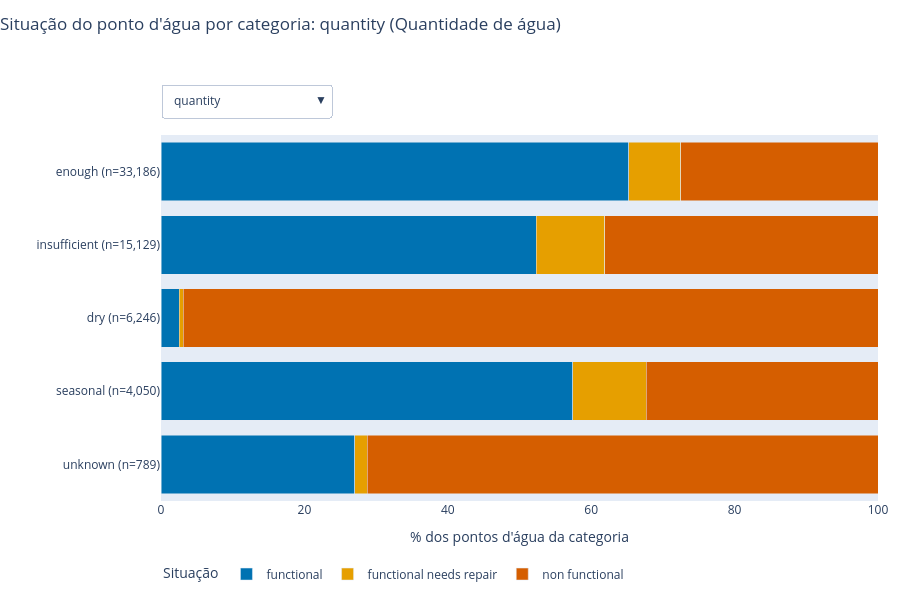

Source (notebook cell):
### Markdown cell above
### 4.5 Versão interativa: situação por categoria (Plotly)

Mesmo gráfico das barras 100% empilhadas, mas com **menu** para escolher a coluna e **dica ao passar o mouse** (mostra o valor exato). Precisa de internet para carregar o Plotly. No GitHub esta célula não aparece (só no Jupyter ou no Colab).

> **Como ler:** escolha a coluna no menu no alto do gráfico. Cada barra é uma categoria, e as cores dividem 100% da barra entre as três situações.

### Code cell
# [IA] Claude Code + Gemini – versão interativa (Plotly): renderizador compatível com VS Code/Jupyter/HTML e layout ajustado
import plotly.graph_objects as go
import plotly.io as pio

if "google.colab" not in sys.modules:   # no Colab o Plotly já escolhe o renderizador certo
    pio.renderers.default = "plotly_mimetype+notebook_connected"   # funciona no VS Code, Jupyter e HTML exportado

fig = go.Figure()
n_status = len(STATUS_ORDEM)
for k, col in enumerate(cols_rel):
    tabela = proporcao_status(col).iloc[::-1]
    rotulos = [f"{i} (n={n:,})" for i, n in tabela["n"].items()]
    for status in STATUS_ORDEM:
        fig.add_trace(go.Bar(
            x=tabela[status], y=rotulos, orientation="h", name=status,
            marker_color=STATUS_CORES[status], visible=(k == 0),
            legendgroup=status, showlegend=(k == 0),
            hovertemplate="%{y}<br>" + status + ": %{x:.1f}%<extra></extra>",
        ))

botoes = []
for k, col in enumerate(cols_rel):
    visivel = [j // n_status == k for j in range(len(cols_rel) * n_status)]
    titulo_col = f"Situação do ponto d'água por categoria: {col} ({glossario(col)})"
    botoes.append(dict(
        label=col,
        method="update",
        args=[
            {"visible": visivel, "showlegend": visivel},
            {"title": {"text": titulo_col}},
        ],
    ))

fig.update_layout(
    barmode="stack",
    title=dict(
        text=f"Situação do ponto d'água por categoria: {cols_rel[0]} ({glossario(cols_rel[0])})",
        x=0.0,
        y=0.97,
    ),
    xaxis=dict(title="% dos pontos d'água da categoria", range=[0, 100]),
    yaxis=dict(title="", automargin=True),
    legend=dict(title="Situação", orientation="h", x=0.0, y=-0.16),
    updatemenus=[dict(
        buttons=botoes,
        direction="down",
        showactive=True,
        x=0.0,
        y=1.14,
        xanchor="left",
        yanchor="top",
    )],
    height=600,
    margin=dict(l=20, r=20, t=135, b=85),
)
fig.show()

### Figure 1 — Plotly figure (JSON) as saved in the notebook; plotly's stock layout.template omitted (floating-point values rounded to 4 significant figures)
{"data": [{"hovertemplate": "%{y}<br>functional: %{x:.1f}%<extra></extra>", "legendgroup": "functional", "marker": {"color": "#0072B2"}, "name": "functional", "orientation": "h", "showlegend": true, "type": "bar", "visible": true, "x": [27.0, 57.41, 2.514, 52.32, 65.23], "y": ["unknown (n=789)", "seasonal (n=4,050)", "dry (n=6,246)", "insufficient (n=15,129)", "enough (n=33,186)"]}, {"hovertemplate": "%{y}<br>functional needs repair: %{x:.1f}%<extra></extra>", "legendgroup": "functional needs repair", "marker": {"color": "#E69F00"}, "name": "functional needs repair", "orientation": "h", "showlegend": true, "type": "bar", "visible": true, "x": [1.774, 10.27, 0.5924, 9.584, 7.232], "y": ["unknown (n=789)", "seasonal (n=4,050)", "dry (n=6,246)", "insufficient (n=15,129)", "enough (n=33,186)"]}, {"hovertemplate": "%{y}<br>non functional: %{x:.1f}%<extra></extra>", "legendgroup": "non functional", "marker": {"color": "#D55E00"}, "name": "non functional", "orientation": "h", "showlegend": true, "type": "bar", "visible": true, "x": [71.23, 32.32, 96.89, 38.09, 27.54], "y": ["unknown (n=789)", "seasonal (n=4,050)", "dry (n=6,246)", "insufficient (n=15,129)", "enough (n=33,186)"]}, {"hovertemplate": "%{y}<br>functional: %{x:.1f}%<extra></extra>", "legendgroup": "functional", "marker": {"color": "#0072B2"}, "name": "functional", "orientation": "h", "showlegend": false, "type": "bar", "visible": false, "x": [42.74, 64.97, 38.0, 53.88, 16.0, 63.05, 59.93], "y": ["wind-powered (n=117)", "rope pump (n=451)", "motorpump (n=2,987)", "submersible (n=6,179)", "other (n=6,430)", "handpump (n=16,456)", "gravity (n=26,780)"]}, {"hovertemplate": "%{y}<br>functional needs repair: %{x:.1f}%<extra></extra>", "legendgroup": "functional needs repair", "marker": {"color": "#E69F00"}, "name": "functional needs repair", "orientation": "h", "showlegend": false, "type": "bar", "visible": false, "x": [5.983, 3.769, 4.62, 4.095, 3.204, 6.046, 10.09], "y": ["wind-powered (n=117)", "rope pump (n=451)", "motorpump (n=2,987)", "submersible (n=6,179)", "other (n=6,430)", "handpump (n=16,456)", "gravity (n=26,780)"]}, {"hovertemplate": "%{y}<br>non functional: %{x:.1f}%<extra></extra>", "legendgroup": "non functional", "marker": {"color": "#D55E00"}, "name": "non functional", "orientation": "h", "showlegend": false, "type": "bar", "visible": false, "x": [51.28, 31.26, 57.38, 42.03, 80.79, 30.91, 29.99], "y": ["wind-powered (n=117)", "rope pump (n=451)", "motorpump (n=2,987)", "submersible (n=6,179)", "other (n=6,430)", "handpump (n=16,456)", "gravity (n=26,780)"]}, {"hovertemplate": "%{y}<br>functional: %{x:.1f}%<extra></extra>", "legendgroup": "functional", "marker": {"color": "#0072B2"}, "name": "functional", "orientation": "h", "showlegend": false, "type": "bar", "visible": false, "x": [85.71, 72.41, 71.81, 13.17, 61.79, 57.65], "y": ["dam (n=7)", "cattle trough (n=116)", "improved spring (n=784)", "other (n=6,380)", "hand pump (n=17,488)", "communal standpipe (n=34,625)"]}, {"hovertemplate": "%{y}<br>functional needs repair: %{x:.1f}%<extra></extra>", "legendgroup": "functional needs repair", "marker": {"color": "#E69F00"}, "name": "functional needs repair", "orientation": "h", "showlegend": false, "type": "bar", "visible": false, "x": [0.0, 1.724, 10.84, 4.592, 5.884, 8.399], "y": ["dam (n=7)", "cattle trough (n=116)", "improved spring (n=784)", "other (n=6,380)", "hand pump (n=17,488)", "communal standpipe (n=34,625)"]}, {"hovertemplate": "%{y}<br>non functional: %{x:.1f}%<extra></extra>", "legendgroup": "non functional", "marker": {"color": "#D55E00"}, "name": "non functional", "orientation": "h", "showlegend": false, "type": "bar", "visible": false, "x": [14.29, 25.86, 17.35, 82.24, 32.33, 33.95], "y": ["dam (n=7)", "cattle trough (n=116)", "improved spring (n=784)", "other (n=6,380)", "hand pump (n=17,488)", "communal standpipe (n=34,625)"]}, {"hovertemplate": "%{y}<br>functional: %{x:.1f}%<extra></extra>", "legendgroup": "functional", "marker": {"color": "#0072B2"}, "name": "functional", "orientation": "h", "showlegend": false, "type": "bar", "visible": false, "x": [57.97, 75.23, 62.06, 43.25, 66.05, 67.78, 44.89], "y": ["other (n=1,054)", "annually (n=3,642)", "on failure (n=3,914)", "unknown (n=8,157)", "monthly (n=8,300)", "per bucket (n=8,985)", "never pay (n=25,348)"]}, {"hovertemplate": "%{y}<br>functional needs repair: %{x:.1f}%<extra></extra>", "legendgroup": "functional needs repair", "marker": {"color": "#E69F00"}, "name": "functional needs repair", "orientation": "h", "showlegend": false, "type": "bar", "visible": false, "x": [11.2, 6.782, 7.077, 5.296, 11.17, 4.552, 7.523], "y": ["other (n=1,054)", "annually (n=3,642)", "on failure (n=3,914)", "unknown (n=8,157)", "monthly (n=8,300)", "per bucket (n=8,985)", "never pay (n=25,348)"]}, {"hovertemplate": "%{y}<br>non functional: %{x:.1f}%<extra></extra>", "legendgroup": "non functional", "marker": {"color": "#D55E00"}, "name": "non functional", "orientation": "h", "showlegend": false, "type": "bar", "visible": false, "x": [30.83, 17.98, 30.86, 51.45, 22.78, 27.67, 47.59], "y": ["other (n=1,054)", "annually (n=3,642)", "on failure (n=3,914)", "unknown (n=8,157)", "monthly (n=8,300)", "per bucket (n=8,985)", "never pay (n=25,348)"]}, {"hovertemplate": "%{y}<br>functional: %{x:.1f}%<extra></extra>", "legendgroup": "functional", "marker": {"color": "#0072B2"}, "name": "functional", "orientation": "h", "showlegend": false, "type": "bar", "visible": false, "x": [72.35, 50.2, 54.48, 14.07, 46.08, 56.59], "y": ["fluoride (n=217)", "colored (n=490)", "milky (n=804)", "unknown (n=1,876)", "salty (n=5,195)", "good (n=50,818)"]}, {"hovertemplate": "%{y}<br>functional needs repair: %{x:.1f}%<extra></extra>", "legendgroup": "functional needs repair", "marker": {"color": "#E69F00"}, "name": "functional needs repair", "orientation": "h", "showlegend": false, "type": "bar", "visible": false, "x": [5.991, 11.02, 1.741, 1.866, 5.717, 7.682], "y": ["fluoride (n=217)", "colored (n=490)", "milky (n=804)", "unknown (n=1,876)", "salty (n=5,195)", "good (n=50,818)"]}, {"hovertemplate": "%{y}<br>non functional: %{x:.1f}%<extra></extra>", "legendgroup": "non functional", "marker": {"color": "#D55E00"}, "name": "non functional", "orientation": "h", "showlegend": false, "type": "bar", "visible": false, "x": [21.66, 38.78, 43.78, 84.06, 48.2, 35.72], "y": ["fluoride (n=217)", "colored (n=490)", "milky (n=804)", "unknown (n=1,876)", "salty (n=5,195)", "good (n=50,818)"]}, {"hovertemplate": "%{y}<br>functional: %{x:.1f}%<extra></extra>", "legendgroup": "functional", "marker": {"color": "#0072B2"}, "name": "functional", "orientation": "h", "showlegend": false, "type": "bar", "visible": false, "x": [56.83, 38.57, 60.39, 54.23, 49.54, 49.48, 62.23], "y": ["other (n=278)", "dam (n=656)", "rainwater harvesting (n=2,295)", "river/lake (n=10,377)", "borehole (n=11,949)", "shallow well (n=16,824)", "spring (n=17,021)"]}, {"hovertemplate": "%{y}<br>functional needs repair: %{x:.1f}%<extra></extra>", "legendgroup": "functional needs repair", "marker": {"color": "#E69F00"}, "name": "functional needs repair", "orientation": "h", "showlegend": false, "type": "bar", "visible": false, "x": [1.799, 3.659, 13.68, 11.88, 4.251, 5.688, 7.497], "y": ["other (n=278)", "dam (n=656)", "rainwater harvesting (n=2,295)", "river/lake (n=10,377)", "borehole (n=11,949)", "shallow well (n=16,824)", "spring (n=17,021)"]}, {"hovertemplate": "%{y}<br>non functional: %{x:.1f}%<extra></extra>", "legendgroup": "non functional", "marker": {"color": "#D55E00"}, "name": "non functional", "orientation": "h", "showlegend": false, "type": "bar", "visible": false, "x": [41.37, 57.77, 25.93, 33.89, 46.21, 44.83, 30.27], "y": ["other (n=278)", "dam (n=656)", "rainwater harvesting (n=2,295)", "river/lake (n=10,377)", "borehole (n=11,949)", "shallow well (n=16,824)", "spring (n=17,021)"]}, {"hovertemplate": "%{y}<br>functional: %{x:.1f}%<extra></extra>", "legendgroup": "functional", "marker": {"color": "#0072B2"}, "name": "functional", "orientation": "h", "showlegend": false, "type": "bar", "visible": false, "x": [39.93, 55.99, 57.69, 61.43, 53.82], "y": ["unknown (n=561)", "other (n=943)", "parastatal (n=1,768)", "commercial (n=3,638)", "user-group (n=52,490)"]}, {"hovertemplate": "%{y}<br>functional needs repair: %{x:.1f}%<extra></extra>", "legendgroup": "functional needs repair", "marker": {"color": "#E69F00"}, "name": "functional needs repair", "orientation": "h", "showlegend": false, "type": "bar", "visible": false, "x": [4.813, 5.938, 11.93, 3.216, 7.441], "y": ["unknown (n=561)", "other (n=943)", "parastatal (n=1,768)", "commercial (n=3,638)", "user-group (n=52,490)"]}, {"hovertemplate": "%{y}<br>non functional: %{x:.1f}%<extra></extra>", "legendgroup": "non functional", "marker": {"color": "#D55E00"}, "name": "non functional", "orientation": "h", "showlegend": false, "type": "bar", "visible": false, "x": [55.26, 38.07, 30.37, 35.35, 38.73], "y": ["unknown (n=561)", "other (n=943)", "parastatal (n=1,768)", "commercial (n=3,638)", "user-group (n=52,490)"]}, {"hovertemplate": "%{y}<br>functional: %{x:.1f}%<extra></extra>", "legendgroup": "functional", "marker": {"color": "#0072B2"}, "name": "functional", "orientation": "h", "showlegend": false, "type": "bar", "visible": false, "x": [40.75, 37.17, 65.37, 52.38, 48.31, 57.57, 63.54, 60.09, 49.77], "y": ["Lake Rukwa (n=2,454)", "Ruvuma / Southern Coast (n=4,493)", "Lake Nyasa (n=5,085)", "Wami / Ruvu (n=5,987)", "Lake Tanganyika (n=6,432)", "Internal (n=7,785)", "Rufiji (n=7,976)", "Pangani (n=8,940)", "Lake Victoria (n=10,248)"]}, {"hovertemplate": "%{y}<br>functional needs repair: %{x:.1f}%<extra></extra>", "legendgroup": "functional needs repair", "marker": {"color": "#E69F00"}, "name": "functional needs repair", "orientation": "h", "showlegend": false, "type": "bar", "visible": false, "x": [11.0, 7.256, 4.916, 4.493, 11.54, 7.155, 5.479, 5.336, 9.651], "y": ["Lake Rukwa (n=2,454)", "Ruvuma / Southern Coast (n=4,493)", "Lake Nyasa (n=5,085)", "Wami / Ruvu (n=5,987)", "Lake Tanganyika (n=6,432)", "Internal (n=7,785)", "Rufiji (n=7,976)", "Pangani (n=8,940)", "Lake Victoria (n=10,248)"]}, {"hovertemplate": "%{y}<br>non functional: %{x:.1f}%<extra></extra>", "legendgroup": "non functional", "marker": {"color": "#D55E00"}, "name": "non functional", "orientation": "h", "showlegend": false, "type": "bar", "visible": false, "x": [48.25, 55.58, 29.71, 43.13, 40.16, 35.27, 30.98, 34.57, 40.58], "y": ["Lake Rukwa (n=2,454)", "Ruvuma / Southern Coast (n=4,493)", "Lake Nyasa (n=5,085)", "Wami / Ruvu (n=5,987)", "Lake Tanganyika (n=6,432)", "Internal (n=7,785)", "Rufiji (n=7,976)", "Pangani (n=8,940)", "Lake Victoria (n=10,248)"]}, {"hovertemplate": "%{y}<br>functional: %{x:.1f}%<extra></extra>", "legendgroup": "functional", "marker": {"color": "#0072B2"}, "name": "functional", "orientation": "h", "showlegend": false, "type": "bar", "visible": false, "x": [63.89, 20.62, 59.79, 50.33, 68.58, 57.5, 74.71, 69.2, 51.32, 48.32, 57.74, 51.53], "y": ["Trust (n=72)", "SWC (n=97)", "Other (n=766)", "Company (n=1,061)", "Private operator (n=1,063)", "Parastatal (n=1,680)", "Water Board (n=2,748)", "WUA (n=2,883)", "Water authority (n=3,153)", "(ausente) (n=3,878)", "WUG (n=5,206)", "VWC (n=36,793)"]}, {"hovertemplate": "%{y}<br>functional needs repair: %{x:.1f}%<extra></extra>", "legendgroup": "functional needs repair", "marker": {"color": "#E69F00"}, "name": "functional needs repair", "orientation": "h", "showlegend": false, "type": "bar", "visible": false, "x": [6.944, 1.031, 2.872, 3.487, 2.164, 12.02, 4.039, 8.29, 14.21, 5.75, 12.91, 6.344], "y": ["Trust (n=72)", "SWC (n=97)", "Other (n=766)", "Company (n=1,061)", "Private operator (n=1,063)", "Parastatal (n=1,680)", "Water Board (n=2,748)", "WUA (n=2,883)", "Water authority (n=3,153)", "(ausente) (n=3,878)", "WUG (n=5,206)", "VWC (n=36,793)"]}, {"hovertemplate": "%{y}<br>non functional: %{x:.1f}%<extra></extra>", "legendgroup": "non functional", "marker": {"color": "#D55E00"}, "name": "non functional", "orientation": "h", "showlegend": false, "type": "bar", "visible": false, "x": [29.17, 78.35, 37.34, 46.18, 29.26, 30.48, 21.25, 22.51, 34.48, 45.93, 29.35, 42.12], "y": ["Trust (n=72)", "SWC (n=97)", "Other (n=766)", "Company (n=1,061)", "Private operator (n=1,063)", "Parastatal (n=1,680)", "Water Board (n=2,748)", "WUA (n=2,883)", "Water authority (n=3,153)", "(ausente) (n=3,878)", "WUG (n=5,206)", "VWC (n=36,793)"]}, {"hovertemplate": "%{y}<br>functional: %{x:.1f}%<extra></extra>", "legendgroup": "functional", "marker": {"color": "#0072B2"}, "name": "functional", "orientation": "h", "showlegend": false, "type": "bar", "visible": false, "x": [50.33, 42.99, 55.69], "y": ["(ausente) (n=3,334)", "False (n=5,055)", "True (n=51,011)"]}, {"hovertemplate": "%{y}<br>functional needs repair: %{x:.1f}%<extra></extra>", "legendgroup": "functional needs repair", "marker": {"color": "#E69F00"}, "name": "functional needs repair", "orientation": "h", "showlegend": false, "type": "bar", "visible": false, "x": [4.679, 8.744, 7.291], "y": ["(ausente) (n=3,334)", "False (n=5,055)", "True (n=51,011)"]}, {"hovertemplate": "%{y}<br>non functional: %{x:.1f}%<extra></extra>", "legendgroup": "non functional", "marker": {"color": "#D55E00"}, "name": "non functional", "orientation": "h", "showlegend": false, "type": "bar", "visible": false, "x": [44.99, 48.27, 37.02], "y": ["(ausente) (n=3,334)", "False (n=5,055)", "True (n=51,011)"]}, {"hovertemplate": "%{y}<br>functional: %{x:.1f}%<extra></extra>", "legendgroup": "functional", "marker": {"color": "#0072B2"}, "name": "functional", "orientation": "h", "showlegend": false, "type": "bar", "visible": false, "x": [54.74, 51.71, 55.44], "y": ["(ausente) (n=3,056)", "False (n=17,492)", "True (n=38,852)"]}, {"hovertemplate": "%{y}<br>functional needs repair: %{x:.1f}%<extra></extra>", "legendgroup": "functional needs repair", "marker": {"color": "#E69F00"}, "name": "functional needs repair", "orientation": "h", "showlegend": false, "type": "bar", "visible": false, "x": [9.817, 7.546, 6.942], "y": ["(ausente) (n=3,056)", "False (n=17,492)", "True (n=38,852)"]}, {"hovertemplate": "%{y}<br>non functional: %{x:.1f}%<extra></extra>", "legendgroup": "non functional", "marker": {"color": "#D55E00"}, "name": "non functional", "orientation": "h", "showlegend": false, "type": "bar", "visible": false, "x": [35.44, 40.74, 37.61], "y": ["(ausente) (n=3,056)", "False (n=17,492)", "True (n=38,852)"]}, {"hovertemplate": "%{y}<br>functional: %{x:.1f}%<extra></extra>", "legendgroup": "functional", "marker": {"color": "#0072B2"}, "name": "functional", "orientation": "h", "showlegend": false, "type": "bar", "visible": false, "x": [56.83, 54.52, 54.23], "y": ["unknown (n=278)", "surface (n=13,328)", "groundwater (n=45,794)"]}, {"hovertemplate": "%{y}<br>functional needs repair: %{x:.1f}%<extra></extra>", "legendgroup": "functional needs repair", "marker": {"color": "#E69F00"}, "name": "functional needs repair", "orientation": "h", "showlegend": false, "type": "bar", "visible": false, "x": [1.799, 11.79, 5.986], "y": ["unknown (n=278)", "surface (n=13,328)", "groundwater (n=45,794)"]}, {"hovertemplate": "%{y}<br>non functional: %{x:.1f}%<extra></extra>", "legendgroup": "non functional", "marker": {"color": "#D55E00"}, "name": "non functional", "orientation": "h", "showlegend": false, "type": "bar", "visible": false, "x": [41.37, 33.7, 39.78], "y": ["unknown (n=278)", "surface (n=13,328)", "groundwater (n=45,794)"]}], "layout": {"barmode": "stack", "height": 600, "legend": {"orientation": "h", "title": {"text": "Situação"}, "x": 0, "y": -0.16}, "margin": {"b": 85, "l": 20, "r": 20, "t": 135}, "title": {"text": "Situação do ponto d'água por categoria: quantity (Quantidade de água)", "x": 0, "y": 0.97}, "updatemenus": [{"buttons": [{"args": [{"showlegend": [true, true, true, false, false, false, false, false, false, false, false, false, false, false, false, false, false, false, false, false, false, false, false, false, false, false, false, false, false, false, false, false, false, false, false, false], "visible": [true, true, true, false, false, false, false, false, false, false, false, false, false, false, false, false, false, false, false, false, false, false, false, false, false, false, false, false, false, false, false, false, false, false, false, false]}, {"title": {"text": "Situação do ponto d'água por categoria: quantity (Quantidade de água)"}}], "label": "quantity", "method": "update"}, {"args": [{"showlegend": [false, false, false, true, true, true, false, false, false, false, false, false, false, false, false, false, false, false, false, false, false, false, false, false, false, false, false, false, false, false, false, false, false, false, false, false], "visible": [false, false, false, true, true, true, false, false, false, false, false, false, false, false, false, false, false, false, false, false, false, false, false, false, false, false, false, false, false, false, false, false, false, false, false, false]}, {"title": {"text": "Situação do ponto d'água por categoria: extraction_type_class (Tipo de extração usado (nível geral))"}}], "label": "extraction_type_class", "method": "update"}, {"args": [{"showlegend": [false, false, false, false, false, false, true, true, true, false, false, false, false, false, false, false, false, false, false, false, false, false, false, false, false, false, false, false, false, false, false, false, false, false, false, false], "visible": [false, false, false, false, false, false, true, true, true, false, false, false, false, false, false, false, false, false, false, false, false, false, false, false, false, false, false, false, false, false, false, false, false, false, false, false]}, {"title": {"text": "Situação do ponto d'água por categoria: waterpoint_type_group (Tipo de ponto d'água (nível agrupado))"}}], "label": "waterpoint_type_group", "method": "update"}, {"args": [{"showlegend": [false, false, false, false, false, false, false, false, false, true, true, true, false, false, false, false, false, false, false, false, false, false, false, false, false, false, false, false, false, false, false, false, false, false, false, false], "visible": [false, false, false, false, false, false, false, false, false, true, true, true, false, false, false, false, false, false, false, false, false, false, false, false, false, false, false, false, false, false, false, false, false, false, false, false]}, {"title": {"text": "Situação do ponto d'água por categoria: payment_type (O que a água custa (rótulos curtos))"}}], "label": "payment_type", "method": "update"}, {"args": [{"showlegend": [false, false, false, false, false, false, false, false, false, false, false, false, true, true, true, false, false, false, false, false, false, false, false, false, false, false, false, false, false, false, false, false, false, false, false, false], "visible": [false, false, false, false, false, false, false, false, false, false, false, false, true, true, true, false, false, false, false, false, false, false, false, false, false, false, false, false, false, false, false, false, false, false, false, false]}, {"title": {"text": "Situação do ponto d'água por categoria: quality_group (Qualidade da água (nível agrupado))"}}], "label": "quality_group", "method": "update"}, {"args": [{"showlegend": [false, false, false, false, false, false, false, false, false, false, false, false, false, false, false, true, true, true, false, false, false, false, false, false, false, false, false, false, false, false, false, false, false, false, false, false], "visible": [false, false, false, false, false, false, false, false, false, false, false, false, false, false, false, true, true, true, false, false, false, false, false, false, false, false, false, false, false, false, false, false, false, false, false, false]}, {"title": {"text": "Situação do ponto d'água por categoria: source_type (Fonte da água (nível intermediário))"}}], "label": "source_type", "method": "update"}, {"args": [{"showlegend": [false, false, false, false, false, false, false, false, false, false, false, false, false, false, false, false, false, false, true, true, true, false, false, false, false, false, false, false, false, false, false, false, false, false, false, false], "visible": [false, false, false, false, false, false, false, false, false, false, false, false, false, false, false, false, false, false, true, true, true, false, false, false, false, false, false, false, false, false, false, false, false, false, false, false]}, {"title": {"text": "Situação do ponto d'água por categoria: management_group (Como o ponto d'água é gerido (nível agrupado))"}}], "label": "management_group", "method": "update"}, {"args": [{"showlegend": [false, false, false, false, false, false, false, false, false, false, false, false, false, false, false, false, false, false, false, false, false, true, true, true, false, false, false, false, false, false, false, false, false, false, false, false], "visible": [false, false, false, false, false, false, false, false, false, false, false, false, false, false, false, false, false, false, false, false, false, true, true, true, false, false, false, false, false, false, false, false, false, false, false, false]}, {"title": {"text": "Situação do ponto d'água por categoria: basin (Bacia hidrográfica)"}}], "label": "basin", "method": "update"}, {"args": [{"showlegend": [false, false, false, false, false, false, false, false, false, false, false, false, false, false, false, false, false, false, false, false, false, false, false, false, true, true, true, false, false, false, false, false, false, false, false, false], "visible": [false, false, false, false, false, false, false, false, false, false, false, false, false, false, false, false, false, false, false, false, false, false, false, false, true, true, true, false, false, false, false, false, false, false, false, false]}, {"title": {"text": "Situação do ponto d'água por categoria: scheme_management (Quem opera o ponto d'água)"}}], "label": "scheme_management", "method": "update"}, {"args": [{"showlegend": [false, false, false, false, false, false, false, false, false, false, false, false, false, false, false, false, false, false, false, false, false, false, false, false, false, false, false, true, true, true, false, false, false, false, false, false], "visible": [false, false, false, false, false, false, false, false, false, false, false, false, false, false, false, false, false, false, false, false, false, false, false, false, false, false, false, true, true, true, false, false, false, false, false, false]}, {"title": {"text": "Situação do ponto d'água por categoria: public_meeting (Verdadeiro/Falso (significado a confirmar))"}}], "label": "public_meeting", "method": "update"}, {"args": [{"showlegend": [false, false, false, false, false, false, false, false, false, false, false, false, false, false, false, false, false, false, false, false, false, false, false, false, false, false, false, false, false, false, true, true, true, false, false, false], "visible": [false, false, false, false, false, false, false, false, false, false, false, false, false, false, false, false, false, false, false, false, false, false, false, false, false, false, false, false, false, false, true, true, true, false, false, false]}, {"title": {"text": "Situação do ponto d'água por categoria: permit (Se o ponto d'água tem permissão (licença))"}}], "label": "permit", "method": "update"}, {"args": [{"showlegend": [false, false, false, false, false, false, false, false, false, false, false, false, false, false, false, false, false, false, false, false, false, false, false, false, false, false, false, false, false, false, false, false, false, true, true, true], "visible": [false, false, false, false, false, false, false, false, false, false, false, false, false, false, false, false, false, false, false, false, false, false, false, false, false, false, false, false, false, false, false, false, false, true, true, true]}, {"title": {"text": "Situação do ponto d'água por categoria: source_class (Fonte da água (nível geral))"}}], "label": "source_class", "method": "update"}], "direction": "down", "showactive": true, "x": 0, "xanchor": "left", "y": 1.14, "yanchor": "top"}], "xaxis": {"range": [0, 100], "title": {"text": "% dos pontos d'água da categoria"}}, "yaxis": {"automargin": true, "title": {"text": ""}}}}
